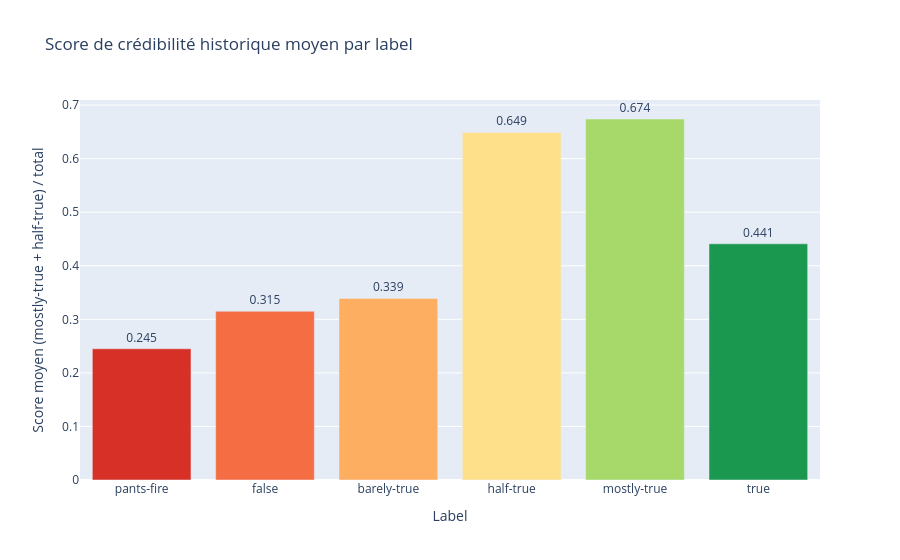

Source (notebook cell):
### Markdown cell above
## Historique de véracité par speaker

Le LIAR Dataset contient 5 colonnes d'historique : le nombre de fois que chaque speaker
a reçu chaque label sur PolitiFact **avant** cette déclaration.

On analyse ici si cet historique est corrélé avec le label actuel de la déclaration.
C'est une feature potentiellement très utile — et une source de biais à documenter.

### Code cell
ORDRE_LABELS = ["pants-fire", "false", "barely-true", "half-true", "mostly-true", "true"]
COULEURS     = ["#d73027", "#f46d43", "#fdae61", "#fee08b", "#a6d96a", "#1a9850"]

# Colonnes d'historique disponibles dans le dataset
HISTORY_COLS = [
    "pants_on_fire_counts",
    "false_counts",
    "barely_true_counts",
    "half_true_counts",
    "mostly_true_counts",
]

# Calcul du score de crédibilité : ratio (déclarations vraies) / (total historique)
# Plus ce score est élevé, plus le speaker a un historique fiable
train["total_counts"] = train[HISTORY_COLS].sum(axis=1)
train["credibility_score"] = (
    (train["mostly_true_counts"] + train["half_true_counts"])
    / train["total_counts"].replace(0, 1)  # évite la division par zéro
).round(3)

# Moyenne du score de crédibilité par label
cred_by_label = (
    train.groupby("label")["credibility_score"]
    .mean()
    .reindex(ORDRE_LABELS)
    .round(3)
    .reset_index()
)
cred_by_label.columns = ["label", "credibility_score_moyen"]

fig = px.bar(
    cred_by_label,
    x="label",
    y="credibility_score_moyen",
    color="label",
    color_discrete_sequence=COULEURS,
    title="Score de crédibilité historique moyen par label",
    labels={"credibility_score_moyen": "Score moyen (mostly-true + half-true) / total", "label": "Label"},
    text="credibility_score_moyen"
)

fig.update_traces(textposition="outside")
fig.update_layout(showlegend=False)
fig.show()

# Résumé chiffré
print("### Score de crédibilité moyen par label")
for _, row in cred_by_label.iterrows():
    print(f"   {row['label']:<20} : {row['credibility_score_moyen']:.3f}")

### Figure 1 — Plotly figure (JSON) as saved in the notebook; plotly's stock layout.template omitted (floating-point values rounded to 4 significant figures)
{"data": [{"hovertemplate": "Label=%{x}<br>Score moyen (mostly-true + half-true) / total=%{text}<extra></extra>", "legendgroup": "pants-fire", "marker": {"color": "#d73027", "pattern": {"shape": ""}}, "name": "pants-fire", "orientation": "v", "showlegend": true, "text": [0.245], "textposition": "outside", "type": "bar", "x": ["pants-fire"], "xaxis": "x", "y": [0.245], "yaxis": "y"}, {"hovertemplate": "Label=%{x}<br>Score moyen (mostly-true + half-true) / total=%{text}<extra></extra>", "legendgroup": "false", "marker": {"color": "#f46d43", "pattern": {"shape": ""}}, "name": "false", "orientation": "v", "showlegend": true, "text": [0.315], "textposition": "outside", "type": "bar", "x": ["false"], "xaxis": "x", "y": [0.315], "yaxis": "y"}, {"hovertemplate": "Label=%{x}<br>Score moyen (mostly-true + half-true) / total=%{text}<extra></extra>", "legendgroup": "barely-true", "marker": {"color": "#fdae61", "pattern": {"shape": ""}}, "name": "barely-true", "orientation": "v", "showlegend": true, "text": [0.339], "textposition": "outside", "type": "bar", "x": ["barely-true"], "xaxis": "x", "y": [0.339], "yaxis": "y"}, {"hovertemplate": "Label=%{x}<br>Score moyen (mostly-true + half-true) / total=%{text}<extra></extra>", "legendgroup": "half-true", "marker": {"color": "#fee08b", "pattern": {"shape": ""}}, "name": "half-true", "orientation": "v", "showlegend": true, "text": [0.649], "textposition": "outside", "type": "bar", "x": ["half-true"], "xaxis": "x", "y": [0.649], "yaxis": "y"}, {"hovertemplate": "Label=%{x}<br>Score moyen (mostly-true + half-true) / total=%{text}<extra></extra>", "legendgroup": "mostly-true", "marker": {"color": "#a6d96a", "pattern": {"shape": ""}}, "name": "mostly-true", "orientation": "v", "showlegend": true, "text": [0.674], "textposition": "outside", "type": "bar", "x": ["mostly-true"], "xaxis": "x", "y": [0.674], "yaxis": "y"}, {"hovertemplate": "Label=%{x}<br>Score moyen (mostly-true + half-true) / total=%{text}<extra></extra>", "legendgroup": "true", "marker": {"color": "#1a9850", "pattern": {"shape": ""}}, "name": "true", "orientation": "v", "showlegend": true, "text": [0.441], "textposition": "outside", "type": "bar", "x": ["true"], "xaxis": "x", "y": [0.441], "yaxis": "y"}], "layout": {"barmode": "relative", "legend": {"title": {"text": "Label"}, "tracegroupgap": 0}, "showlegend": false, "title": {"text": "Score de crédibilité historique moyen par label"}, "xaxis": {"anchor": "y", "categoryarray": ["pants-fire", "false", "barely-true", "half-true", "mostly-true", "true"], "categoryorder": "array", "domain": [0, 1], "title": {"text": "Label"}}, "yaxis": {"anchor": "x", "domain": [0, 1], "title": {"text": "Score moyen (mostly-true + half-true) / total"}}}}
